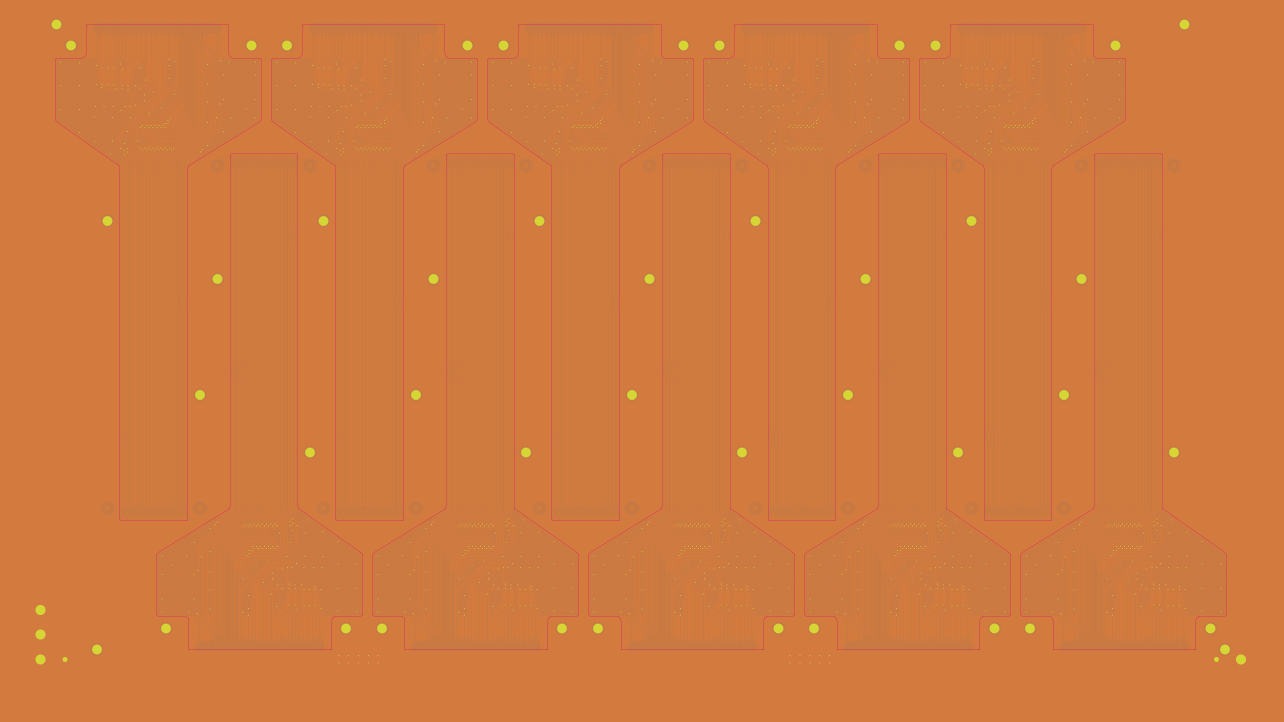
//> input picture camera_real_test_20210130/gerber-20210222.png, 2568 x 1444 px, given in place of imageScan.png, which was not available (shown at 1/2 size)
$ ./PCB-align   (built with g++ and OpenCV 4)
//> lines starting //> are read from the running program, lines starting //| are printed output that depends on the picture; pictures that were not available may be replaced by others from this repository, and a replacement may not be noted
#include <iostream>
#include <math.h>
#include<opencv2/highgui/highgui.hpp>
#include<opencv2/imgproc/imgproc.hpp>
#include <opencv2/opencv.hpp>
#include<opencv2/xfeatures2d.hpp>
#include<opencv2/core/core.hpp>
typedef unsigned char BYTE;
using namespace cv;
using namespace std;
using namespace cv::xfeatures2d; //只有加上这句命名空间，SiftFeatureDetector and SiftFeatureExtractor 才可以使用

Rect box;//矩形对象
int predefpoint_x, predefpoint_y;
bool drawing_point;//用于第一步，记录是否在标注关键点
bool movemouse;//记录是否拽动鼠标
bool drawing_box;//记录是否在画矩形对象stance(Point pt0, Point pt1)
bool last_button;
bool end_drawing;

int font_face = cv::FONT_HERSHEY_COMPLEX;
double font_scale = 1;
int thickness = 2;
int baseline;

// [250 lines left out: functions TemplateMatch, distance, angle, findGoodmatches, onmouse, onmouse_drawpoint, not called in this run]


int main(int argc, char** argv) {


	// [22 lines of commented-out code are left out]

	Mat img_1 = imread("testData/camera_test_11/imageScan.png");
//> img_1 is the input picture: 1444 rows x 2568 cols, CV_8UC3; mean B, G, R 63.5, 121.8, 208.3
	Mat img_2 = imread("testData/camera_test_11/artificial.png");
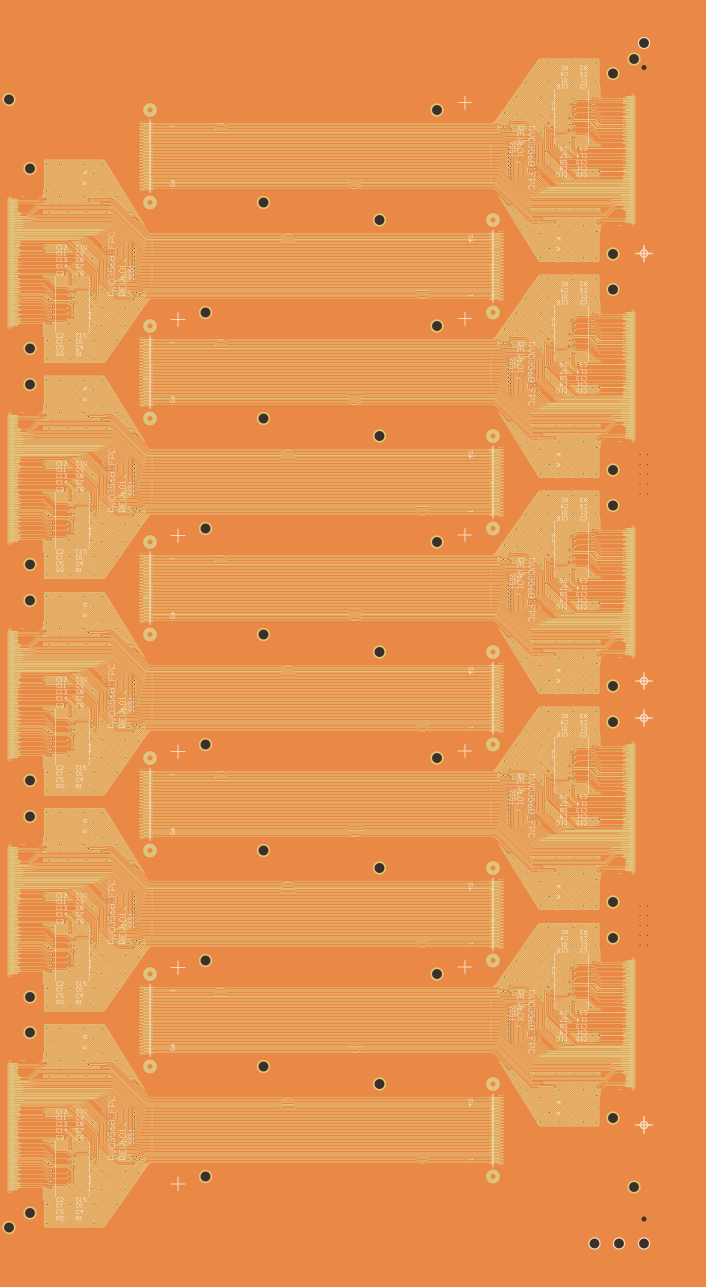
//> input picture testData/camera_test_11/artificial.png, 1412 x 2573 px (shown at 1/2 size)
//> img_2 is the input picture: 2573 rows x 1412 cols, CV_8UC3; mean B, G, R 81.7, 150.2, 231
	Mat img_3 = imread("testData/camera_test_11/artificial.png");

	// [7 lines of commented-out code are left out]


	imwrite("gray.jpg", img_2);
	//cv::resize(img_2, img_2, Size(img_1.cols, img_1.rows));
	//cv::resize(img_3, img_3, Size(img_1.cols, img_1.rows));
	//imwrite("testData/scan_reshape.jpg", img_3);
	Mat temp, temp1;
	bool aritificial = false;
	vector<Point2f> image1Points, image2Points;
	//Mat temp1;
	if (aritificial) {
		//vector<Point2f> image1Points, image2Points;
		cout << "gerber:" << endl;
		namedWindow("Step 1. 鼠标取gerber图像中的匹配点 (最多标注六组点, 按退出键可退出当前界面)", 0);//窗口
		setMouseCallback("Step 1. 鼠标取gerber图像中的匹配点 (最多标注六组点, 按退出键可退出当前界面)", onmouse_drawpoint, &img_1);//注册鼠标事件到“鼠标画个框”窗口，即使在该窗口下出现鼠标事件就执行onmouse函数的内容,最后一个参数为传入的数据。这里其实没有用到
		imshow("Step 1. 鼠标取gerber图像中的匹配点 (最多标注六组点, 按退出键可退出当前界面)", img_1);
		//img.copyTo(temp);放在这里会出现拖影的现象，因为上一次画的矩形并没有被更新
		int num_point_in_gerber = 0;
		string point_descri = "MatchPoint";
		img_1.copyTo(temp1);
		while (1)
		{
			//img.copyTo(temp);//这句话放在if外，注释掉if里面那句.程序没有问题，但每次遍历循环时都会执行一次图像数据的复制传递操作，这是不必要。在高速的PC上没关系，但在嵌入式系统中时，可能会因为硬件性能而无法满足实时需求。因此不建议放这里咯
			//只要不再次按下鼠标左键触发事件,则程序显示的一直是if条件里面被矩形函数处理过的temp图像，如果再次按下鼠标左键就进入if，不断更新被画矩形函数处理过的temp，因为处理速度快所以看起来画矩形的过程是连续的没有卡顿，因为每次重新画都是在没有框的基础上画出新的框因为人眼的残影延迟所以不会有拖影现象。每次更新矩形框的传入数据是重新被img（没有框）的数据覆盖的temp（即img.data==temp.data）和通过回调函数更新了的Box记录的坐标点数据。
			//依照上面所述，则当画完一个矩形后，如果在单击一下鼠标左键(没有拖动),则drawing_box==true,因为Box记录到的坐标点数据计算出来的长宽为0（因为未进行拖动,box.width,box.height为0，则画矩形函数rectangle（）所传入第二第三个参数即对角点的参数两个是相等的，所以矩形的对角线是0就无法画出矩形），则显示的是没有框的原图，此时显示的temp的数据应是和img相等的
			if (drawing_point) {//不断更新正在画的矩形
				//这句放在这里是保证了每次更新矩形框都是在没有原图的基础上更新矩形框。
				//rectangle(temp1, Point(predefpoint_x, predefpoint_y), Point(box.x + box.width, box.y + box.height), Scalar(255, 255, 255));
				string text = point_descri + to_string(num_point_in_gerber) + " in gerber";
				circle(temp1, Point(predefpoint_x, predefpoint_y), 5, Scalar(0, 0, 255), 5);
				putText(temp1, text, Point(predefpoint_x - 10, predefpoint_y), font_face, font_scale, cv::Scalar(0, 0, 255), thickness, 4, 0);
				imshow("Step 1. 鼠标取gerber图像中的匹配点 (最多标注六组点, 按退出键可退出当前界面)", temp1);//显示
				int x = predefpoint_x;
				int y = predefpoint_y;
				num_point_in_gerber++;
				cout << " num = " << num_point_in_gerber << ", (" << x << "," << y << ")" << endl;
				Point2f p_img1(x, y);
				image1Points.push_back(p_img1);
			}

			if (waitKey(30) == 27 || num_point_in_gerber >= 6) {//检测是否有按下退出键
				break;//退出程序
			}
		}
		imwrite("gerber_第一阶段.jpg", temp1);

		cout << "ori:" << endl;
		namedWindow("Step 1. 在ori图像中， 使用鼠标按顺序选取与gerber图像对应的匹配点 (按退出键可退出当前界面)", 0);//窗口
		setMouseCallback("Step 1. 在ori图像中， 使用鼠标按顺序选取与gerber图像对应的匹配点 (按退出键可退出当前界面)", onmouse_drawpoint, &img_3);//注册鼠标事件到“鼠标画个框”窗口，即使在该窗口下出现鼠标事件就执行onmouse函数的内容,最后一个参数为传入的数据。这里其实没有用到
		imshow("Step 1. 在ori图像中， 使用鼠标按顺序选取与gerber图像对应的匹配点 (按退出键可退出当前界面)", img_3);
		//img.copyTo(temp);放在这里会出现拖影的现象，因为上一次画的矩形并没有被更新
		int num_point_in_ori = 0;
		img_3.copyTo(temp1);
		while (1)
		{
			if (drawing_point) {//不断更新正在画的矩形

				string text = point_descri + to_string(num_point_in_ori) + " in ori";
				circle(temp1, Point(predefpoint_x, predefpoint_y), 5, Scalar(0, 0, 255), 5);
				putText(temp1, text, Point(predefpoint_x - 10, predefpoint_y), font_face, font_scale, cv::Scalar(0, 0, 255), thickness, 4, 0);
				imshow("Step 1. 在ori图像中， 使用鼠标按顺序选取与gerber图像对应的匹配点 (按退出键可退出当前界面)", temp1);//显示
				int x = predefpoint_x;
				int y = predefpoint_y;
				num_point_in_ori++;
				cout << " num = " << num_point_in_ori << ", {" << x << "," << y << "}" << endl;

				//Point2f
				Point2f p_img2(x, y);
				image2Points.push_back(p_img2);
			}

			if (waitKey(30) == 27 || num_point_in_ori >= 6 || num_point_in_ori == num_point_in_gerber) {//检测是否有按下退出键
				break;//退出程序
			}
		}
		imwrite("ori_第一阶段.jpg", temp1);
	}
	else {
		/*int PredefinedKeypoints_num = 12;

		int IMG1_PredefinedKeypoints[12][2] = { {172,109},{462,111},{464,1013},{594,1013},{891,1013},{1028,1018},
		{1102,331},{1241,331},{1526,1233},{1964,1238},{1840,241},{2249,239} };

		int IMG2_PredefinedKeypoints[12][2] = { {224,131},{505,129},{493,933},{633,937},{911,933},{1046,935},
		{1117,324},{1257,331},{1526,1132},{1943,1132},{1827,248},{2226,250} };*/
		int PredefinedKeypoints_num = 4;


		//int IMG1_PredefinedKeypoints[4][2] = { {148,62},{2241,57}, {2424,1235}, {335,1217} };

		//int IMG2_PredefinedKeypoints[4][2] = { {52,23},{802,22},{867,477},{119,470}};// { {57, 22}, { 866,20 }, { 937,442 }, { 129,435 }};
		//int IMG1_PredefinedKeypoints[4][2] = { {70,42},{791,45},{856,441},{137,433} };


		int IMG1_PredefinedKeypoints[4][2] = { {301,221},{875,214},{404,2358},{978,2348} };
		int IMG2_PredefinedKeypoints[4][2] = { {551,170},{1142,163},{ 665, 2373},{1253,2380} };

		for (int i = 0; i < PredefinedKeypoints_num; i++) {
			Point2f p_img1(IMG1_PredefinedKeypoints[i][0], IMG1_PredefinedKeypoints[i][1]);
			Point2f p_img2(IMG2_PredefinedKeypoints[i][0], IMG2_PredefinedKeypoints[i][1]);

			image1Points.push_back(p_img1);
			image2Points.push_back(p_img2);

		}
	}


	//求转换矩阵
	Mat m_homography;
	vector<uchar> m;
	cout << "step 1 " << endl;
	m_homography = findHomography(image1Points, image2Points, RANSAC, 3, m);//寻找匹配图像

	cout << "step 1 finished " << endl;


	//等待任意按键按下
	//imwrite("match_img.jpg", img_RR_matches);

	Mat image_both;
	warpPerspective(img_2, image_both, m_homography, img_1.size());
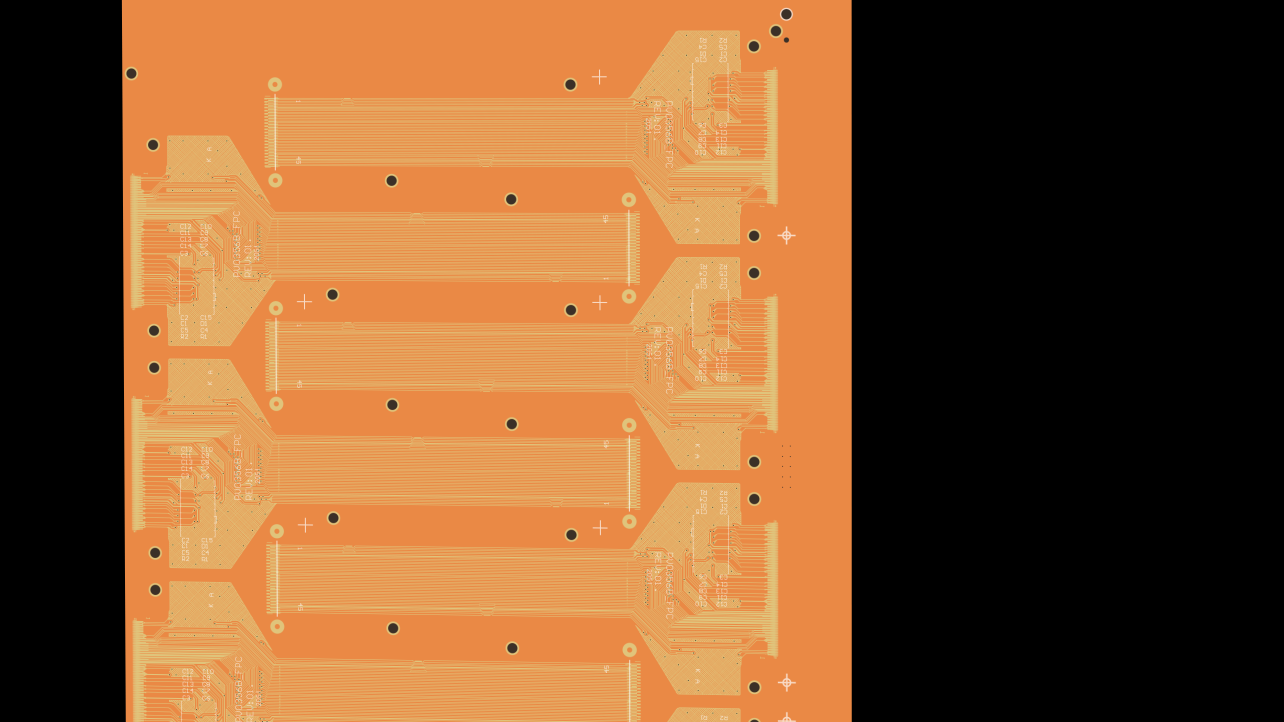
//> image_both: 1444 rows x 2568 cols, CV_8UC3 (shown at 1/2 size); mean B, G, R 46.8, 85.7, 130.9
	// [28 lines of commented-out code are left out]


	cout << "Ending" << endl;
	//imwrite("imgout_phase1.jpg", image_both);

	///////////////////////////////////////////////////////////
	//
	// 图像混合
	//
	double alpha = 0.3;
	Mat mixed_image;
	//cv::resize(image_both, image_both, Size(img_1.cols, img_1.rows));
	addWeighted(img_1, alpha, image_both, (1 - alpha), 0.0, mixed_image);
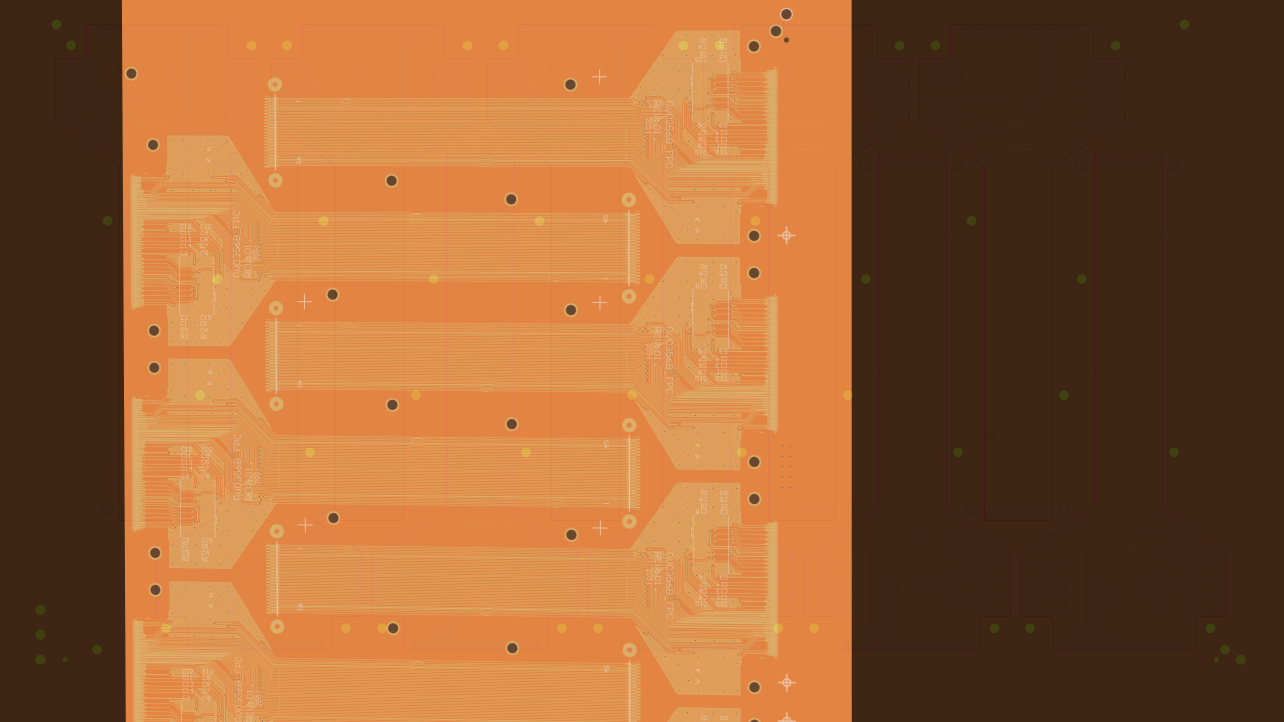
//> mixed_image: 1444 rows x 2568 cols, CV_8UC3 (shown at 1/2 size); mean B, G, R 52, 96.5, 154
	//imwrite("image_both.jpg", image_both);
	imwrite("imgout_phase1.jpg", mixed_image);
	//namedWindow("mixed_image", 0);
	//imshow("mixed_image", mixed_image);
	//imwrite("imgout_phase1.jpg", image_both);


	cout << "Ending2" << endl;
	/////////////////////////////////////////////////////////


	//vector<Point2f> step1_oripoints_trans;
	//perspectiveTransform(image2Points, step1_oripoints_trans, m_homography);
	namedWindow("Step 2. 选取需要重新匹配的矩形区域，至少选择三个不同的区域，最多选择六个不同的区域。选择完成后，按esc推出界面。", 0);//窗口
	setMouseCallback("Step 2. 选取需要重新匹配的矩形区域，至少选择三个不同的区域，最多选择六个不同的区域。选择完成后，按esc推出界面。", onmouse, &mixed_image);//注册鼠标事件到“鼠标画个框”窗口，即使在该窗口下出现鼠标事件就执行onmouse函数的内容,最后一个参数为传入的数据。这里其实没有用到
	imshow("Step 2. 选取需要重新匹配的矩形区域，至少选择三个不同的区域，最多选择六个不同的区域。选择完成后，按esc推出界面。", mixed_image);
	//img.copyTo(temp);放在这里会出现拖影的现象，因为上一次画的矩形并没有被更新
	//int num = 0;
	int num_rect = 0;
	bool grayAligned = true;
	bool contourAligned = true;
	string rect_descri = "Rectangle";
	mixed_image.copyTo(temp1);


	/// <summary>
	/// / 使用预先定义好的矩形
	/// </summary>
	vector<Rect> rects;
	aritificial = true;
	//rects.push_back(Rect(1231, 2357, 56, 51));
	rects.push_back(Rect(647, 2349, 55, 55));
	rects.push_back(Rect(767, 329, 55, 76));
	rects.push_back(Rect(1116, 143, 61, 61));
	rects.push_back(Rect(1007, 2156, 61, 61));
	rects.push_back(Rect(287, 2407, 55, 75));
	rects.push_back(Rect(1497, 2219, 55, 75));
	//两旁
	rects.push_back(Rect(285, 705, 40, 57));
	rects.push_back(Rect(285, 1598, 41, 63));
	rects.push_back(Rect(285, 2036, 46, 70));

	rects.push_back(Rect(1496, 501, 43, 70));
	rects.push_back(Rect(1496, 958, 45, 65));
	rects.push_back(Rect(1496, 1407, 41, 60));

	//rects.push_back(Rect(523, 143, 77, 51));
	int rect_index  = 0;
	int max_rect = 12;
	float radius_ori, ther_similarity = 1.0;
	vector<Point2f> image1Points_phase2, image2Points_phase2;
	while (1)
	{
		//img.copyTo(temp);//这句话放在if外，注释掉if里面那句.程序没有问题，但每次遍历循环时都会执行一次图像数据的复制传递操作，这是不必要。在高速的PC上没关系，但在嵌入式系统中时，可能会因为硬件性能而无法满足实时需求。因此不建议放这里咯
		//只要不再次按下鼠标左键触发事件,则程序显示的一直是if条件里面被矩形函数处理过的temp图像，如果再次按下鼠标左键就进入if，不断更新被画矩形函数处理过的temp，因为处理速度快所以看起来画矩形的过程是连续的没有卡顿，因为每次重新画都是在没有框的基础上画出新的框因为人眼的残影延迟所以不会有拖影现象。每次更新矩形框的传入数据是重新被img（没有框）的数据覆盖的temp（即img.data==temp.data）和通过回调函数更新了的Box记录的坐标点数据。
		//依照上面所述，则当画完一个矩形后，如果在单击一下鼠标左键(没有拖动),则drawing_box==true,因为Box记录到的坐标点数据计算出来的长宽为0（因为未进行拖动,box.width,box.height为0，则画矩形函数rectangle（）所传入第二第三个参数即对角点的参数两个是相等的，所以矩形的对角线是0就无法画出矩形），则显示的是没有框的原图，此时显示的temp的数据应是和img相等的
		mixed_image.copyTo(temp);
		if (aritificial) {
			box.x = rects[rect_index].x;
			box.y = rects[rect_index].y;
			box.width = rects[rect_index].width;
			box.height = rects[rect_index].height;
		}
		else {
			if (drawing_box) {//不断更新正在画的矩形
			//这句放在这里是保证了每次更新矩形框都是在没有原图的基础上更新矩形框。
				rectangle(temp, Point(box.x, box.y), Point(box.x + box.width, box.y + box.height), Scalar(255, 255, 255));
				imshow("Step 2. 选取需要重新匹配的矩形区域，至少选择三个不同的区域，最多选择六个不同的区域。选择完成后，按esc推出界面。", temp);//显示

				int x = box.x;
				int y = box.y;

				//num++;
				//cout << " num = " << num << ", (" << x << "," << y << ")" << endl;
			}
		}

		//vector<Point2f> p01, p02;

		if ((end_drawing == true & movemouse == false) || aritificial == true) {
			if (box.width >= 2 & box.height >= 2) {
//> (the run ends here: the program stops with an error, at `Mat image1ROI = img_1(Rect(box.x, box.y, box.width, box.height));`)
